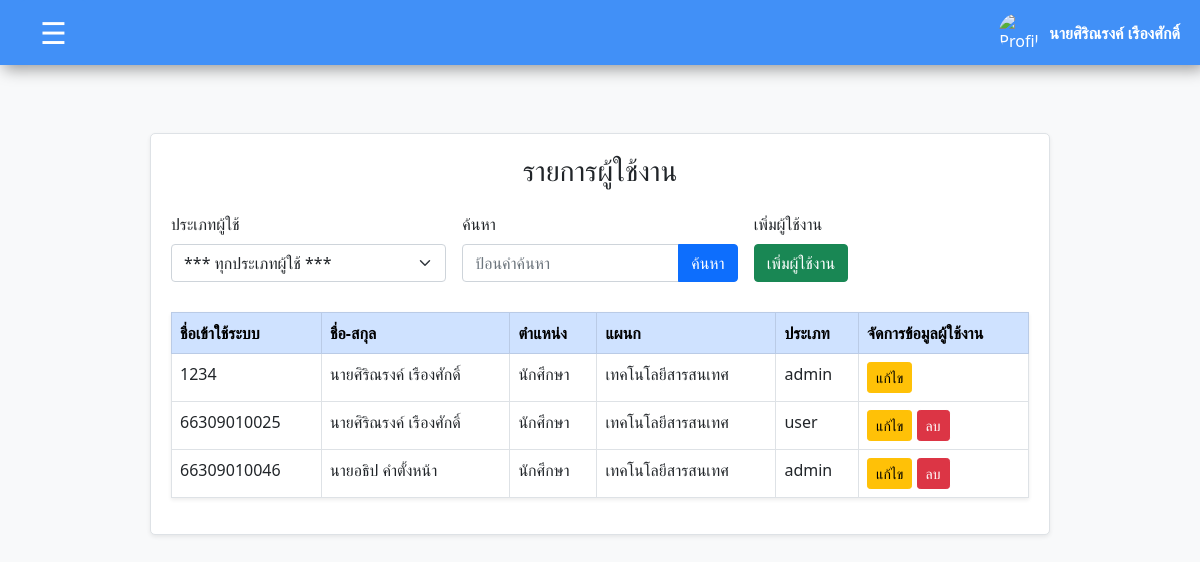
Screenshot of /admin/manage_users.php (signed in) with the database file from the repository.
### tables this page shows
CREATE TABLE `users` (
  `user_id` varchar(11) NOT NULL,
  `fullname` varchar(255) NOT NULL,
  `password` varchar(255) NOT NULL,
  `position` varchar(255) NOT NULL,
  `department` varchar(255) NOT NULL,
  `role` enum('admin','user','') NOT NULL,
  `profile_picture` varchar(255) DEFAULT 'default_images_account.jpg',
  `signature` varchar(255) DEFAULT 'default_images_signature.png'
);

### admin/manage_users.php (the view, shortened to what this page needs)
<?php
require("headadmin.php");
$sql = "SELECT * FROM `users` WHERE 1";
$result = mysqli_query($connect, $sql);
$user_id = $_SESSION['user_id'];
?>
<!DOCTYPE html>
<html lang="en">
<head>
    <link rel="stylesheet" href="../css/bootstrap.css">
</head>
<body>
    <div class="container py-5">
        <div class="form-container shadow-sm">
            <h3 class="text-center mb-4">รายการผู้ใช้งาน</h3>
            <form id="searchForm">
                <div class="row g-3 align-items-center">
                    <div class="col-md-4">
                        <label for="startDay" class="form-label">ประเภทผู้ใช้</label>
                        <select class="form-select me-2" id="startDay" name="startDay">
                            <option value="" selected>*** ทุกประเภทผู้ใช้ ***</option>
                        </select>
                    </div>
                    <div class="col-md-4">
                        <label for="searchQuery" class="form-label">ค้นหา</label>
                        <div class="input-group">
                            <input type="text" class="form-control" id="searchQuery" name="searchQuery"
                                placeholder="ป้อนคำค้นหา">
                            <button type="button" class="btn btn-primary" id="searchBtn">ค้นหา</button>
                        </div>
                    </div>
                    <div class="col-md-4">
                        <label for="addUser" class="form-label">เพิ่มผู้ใช้งาน</label>
                        <div class="input-group">
                            <a href="add_user.php" class="btn btn-success">เพิ่มผู้ใช้งาน</a>
                        </div>
                    </div>
                </div>
            </form>
            <div class="table-container shadow-sm">
                <table class="table table-bordered table-hover">
                    <thead class="table-primary">
                        <tr>
                            <th>ชื่อเข้าใช้ระบบ</th>
                            <th>ชื่อ-สกุล</th>
                            <th>ตำแหน่ง</th>
                            <th>แผนก</th>
                            <th>ประเภท</th>
                            <th>จัดการข้อมูลผู้ใช้งาน</th>
                        </tr>
                    </thead>
                    <tbody id="resultTable">
                        <?php
                        if (mysqli_num_rows($result) > 0) {
                            while ($row = mysqli_fetch_assoc($result)) {
                                echo "<tr>";
                                echo "<td>" . htmlspecialchars($row['user_id'], ENT_QUOTES, 'UTF-8') . "</td>";
                                echo "<td>" . htmlspecialchars($row['fullname'], ENT_QUOTES, 'UTF-8') . "</td>";
                                echo "<td>" . htmlspecialchars($row['position'], ENT_QUOTES, 'UTF-8') . "</td>";
                                echo "<td>" . htmlspecialchars($row['department'], ENT_QUOTES, 'UTF-8') . "</td>";
                                echo "<td>" . htmlspecialchars($row['role'], ENT_QUOTES, 'UTF-8') . "</td>";
                                if ($row['user_id'] != $user_id) {
                                    echo "<td>
                    <a href='edit_user.php?user_id=" . urlencode($row['user_id']) . "' class='btn btn-warning btn-sm'>แก้ไข</a>
                    <a href='delete_user.php?user_id=" . urlencode($row['user_id']) . "' class='btn btn-danger btn-sm' onclick='return confirm(\"คุณต้องการลบ " . htmlspecialchars($row['user_id'], ENT_QUOTES, 'UTF-8') . " ใช่หรือไม่?\");'>ลบ</a>
                  </td>";
                                } else {
                                    echo "<td><a href='edit_user.php?user_id=" . urlencode($row['user_id']) . "' class='btn btn-warning btn-sm'>แก้ไข</a></td>";
                                }
                                echo "</tr>";
                            }
                        } else {
                            echo "<tr><td colspan='6' class='text-center'>ยังไม่มีข้อมูล</td></tr>";
                        }
                        ?>
                    </tbody>
                </table>
            </div>
        </div>
    </div>
</body>
</html>

### admin/headadmin.php (shortened to what this page needs)
<?php
$profile_picture = $_SESSION['profile_picture'];
$image_path = "../user_image/" . $profile_picture;
?>
<!DOCTYPE html>
<html lang="en">
<head>
  <link rel="stylesheet" href="../css/bootstrap.css">
</head>
<body>
  <header class="header">
    <button class="toggle-btn" onclick="toggleSidebar()">☰</button>
    <div class="profile-login d-flex align-items-center">
      <div class="user-info">
        <img src="<?php echo $image_path; ?>" alt="Profile Picture" class="profile-pic">
        <span class="username" id="username"><?php echo $_SESSION['fullname'] ?></span>
      </div>
    </div>
  </header>
</body>
</html>

### admin/headadmin.php (style rules this page uses)
body { font-family: Arial, sans-serif; margin: 0; padding: 0; background-color: #f5f5f5; }
.header { height: 65px; background-color: #4190f7; color: rgb(255, 255, 255); display: flex; justify-content: space-between; align-items: center; padding: 10px 20px; box-shadow: 4px 4px 15px rgba(0, 0, 0, 0.4); }
.toggle-btn { background-color: #4190f7; color: white; border: none; font-size: 30px; cursor: pointer; padding: 10px 20px; border-radius: 5px; transition: all 0.3s ease; }
.profile-pic { width: 40px; height: 40px; border-radius: 50%; margin-right: 10px; }
.user-info { display: flex; align-items: center; }
.username { font-size: 16px; font-weight: bold; }

### admin/manage_users.php (style rules this page uses)
body { background-color: #f8f9fa; }
.form-container { background-color: white; border: 1px solid #dee2e6; border-radius: 5px; padding: 20px; margin: 20px auto; max-width: 900px; }
.table-container { margin-top: 30px; }

### rows the page displays
users: user_id "1234", fullname "นายศิริณรงค์ เรืองศักดิ์", position "นักศึกษา", department "เทคโนโลยีสารสนเทศ", role "admin"
users: user_id "66309010025", fullname "นายศิริณรงค์ เรืองศักดิ์", position "นักศึกษา", department "เทคโนโลยีสารสนเทศ", role "user"
users: user_id "66309010046", fullname "นายอธิป คำตั้งหน้า", position "นักศึกษา", department "เทคโนโลยีสารสนเทศ", role "admin"

### other values shown
$_SESSION['fullname'] "นายศิริณรงค์ เรืองศักดิ์"
